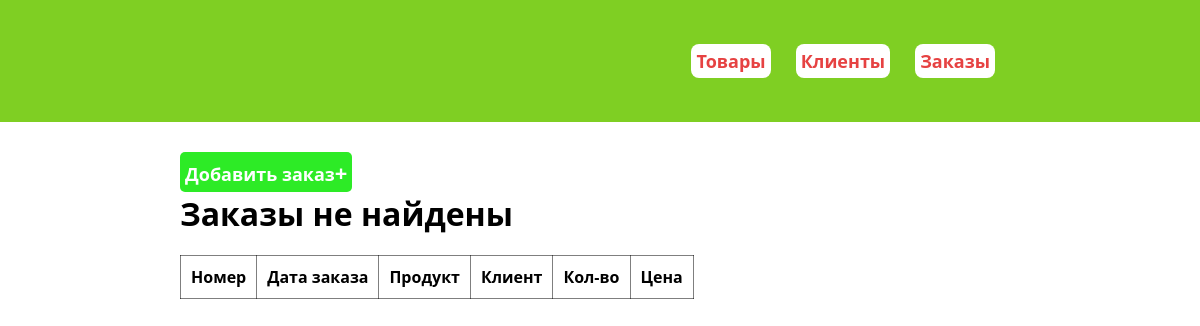
/orders, run on an earlier commit of the app's database.
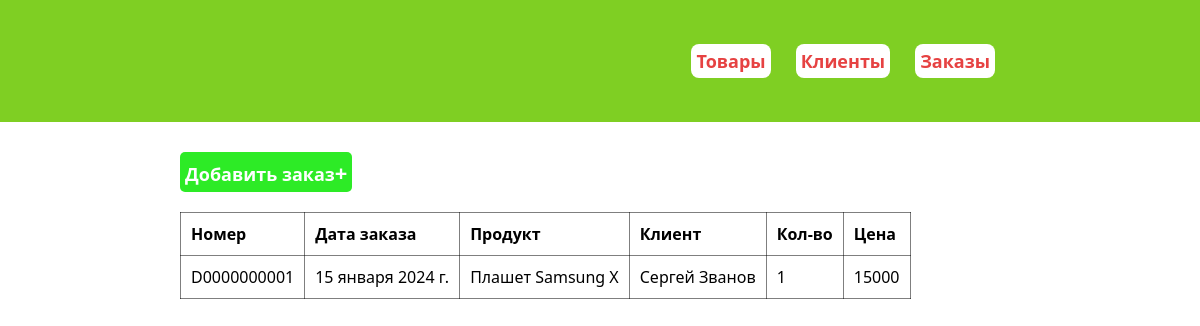
And on a later commit of the database.
### main/models.py (models this page shows, shortened)
class Orders(models.Model):
    order_number = models.CharField('Номер', max_length = 100)
    order_date = models.DateField('Дата заказа')
    prod = models.ForeignKey('Products', on_delete = models.PROTECT, null=True)
    cust = models.ForeignKey('Customers', on_delete = models.PROTECT, null=True)
    quantity = models.IntegerField('Количество', default = 0)
    price = models.IntegerField('Цена', default = 0)
    class Meta:
        verbose_name = 'Заказ'
        verbose_name_plural = 'Заказы'

class Products(models.Model):
    title = models.CharField('Название', max_length = 100)
    def __str__(self):
        return self.title
    class Meta:
        verbose_name = 'Товар'
        verbose_name_plural = 'Товары'

class Customers(models.Model):
    name = models.CharField('Имя', max_length = 60)
    surname = models.CharField('Фамилия', max_length = 60)
    phone = models.CharField('Телефон', max_length = 11)
    email = models.CharField('Почта', max_length = 100)
    def __str__(self):
        return f'{self.name} {self.surname}'
    class Meta:
        verbose_name = 'Клиент'
        verbose_name_plural = 'Клиенты'

### main/views.py (the view)
# urls.py: path('orders', Order, name="orders"),
def Order(request):
    orders = Orders.objects.all()
    return render(request, 'main/orders.html', {'orders':orders})

### main/templates/main/orders.html (shortened to what this page needs)
{% extends 'main/base.html' %}
{% block content %}
<a href="{% url 'AddOrder' %}">
    <button class="add">Добавить заказ<span>+</span></button>
</a>
<table>
    <tr>
        <th>Номер</th>
        <th>Дата заказа</th>
        <th>Продукт</th>
        <th>Клиент</th>
        <th>Кол-во</th>
        <th>Цена</th>
    </tr>
    {% if orders %}
        {% for ord in orders%}
        <tr>
            <td>{{ ord.order_number }}</td>
            <td>{{ ord.order_date }}</td>
            <td>{{ ord.prod }}</td>
            <td>{{ ord.cust }}</td>
            <td>{{ ord.quantity }}</td>
            <td>{{ ord.price }}</td>
        </tr>
        {% endfor %}
    {% else %}
    <h1>Заказы не найдены</h1>
    {% endif %}
</table>
{% endblock %}

What changed in the data, as far as the page shows it:
added Orders: order_number "D0000000001", order_date "15 января 2024 г.", prod "Плашет Samsung X", cust "Сергей Званов", quantity "1", price "15000"
Also different on the page:
text no longer shown: "Заказы не найдены"
